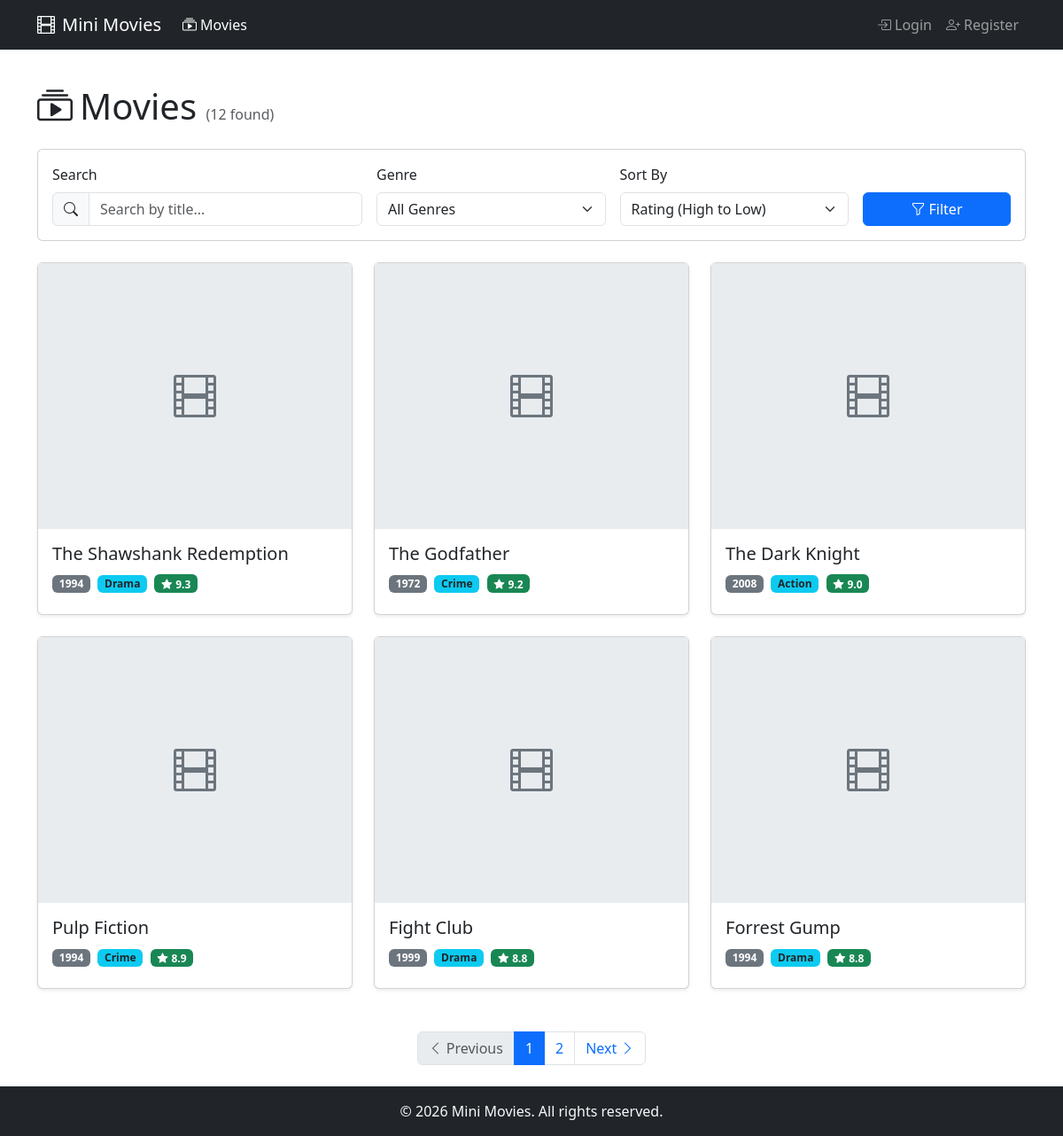
The app's page /movies with its own data.
### tables this page shows
CREATE TABLE IF NOT EXISTS movies (
    id INT UNSIGNED AUTO_INCREMENT PRIMARY KEY,
    title VARCHAR(255) NOT NULL,
    description TEXT,
    release_year SMALLINT UNSIGNED,
    rating DECIMAL(3,1) DEFAULT 0.0,
    genre VARCHAR(50),
    poster_url VARCHAR(500),
    created_at TIMESTAMP DEFAULT CURRENT_TIMESTAMP,
    updated_at TIMESTAMP DEFAULT CURRENT_TIMESTAMP ON UPDATE CURRENT_TIMESTAMP,
    
    INDEX idx_movies_title (title),
    INDEX idx_movies_genre (genre),
    INDEX idx_movies_release_year (release_year),
    INDEX idx_movies_rating (rating)
);

### src/Helpers/functions.php (called while the page is built, shortened)
<?php
function db(): PDO
{
    static $pdo = null;
    if ($pdo === null) {
        $config = require __DIR__ . '/../../config/database.php';
        $driver = $config['driver'];
        if ($driver === 'mysql') {
            $dsn = sprintf(
                'mysql:host=%s;port=%d;dbname=%s;charset=%s',
                $config['mysql']['host'],
                $config['mysql']['port'],
                $config['mysql']['database'],
                $config['mysql']['charset']
            );
            $pdo = new PDO($dsn, $config['mysql']['username'], $config['mysql']['password'], $config['options']);
        } else {
            $dsn = 'sqlite:' . $config['sqlite']['path'];
            $pdo = new PDO($dsn, null, null, $config['options']);
        }
    }
    return $pdo;
}
function h(?string $string): string
{
    return htmlspecialchars($string ?? '', ENT_QUOTES, 'UTF-8');
}
function isLoggedIn(): bool
{
    return isset($_SESSION['user_id']);
}
function currentPath(): string
{
    return parse_url($_SERVER['REQUEST_URI'] ?? '/', PHP_URL_PATH) ?? '/';
}
function view(string $template, array $data = []): void
{
    extract($data);
    require __DIR__ . '/../Views/' . $template . '.php';
    $content = ob_get_clean();
    require __DIR__ . '/../Views/layouts/main.php';
}

### public/index.php (called while the page is built, shortened)
<?php
require_once __DIR__ . '/../src/Helpers/functions.php';
$method = $_SERVER['REQUEST_METHOD'];
$path = parse_url($_SERVER['REQUEST_URI'] ?? '/', PHP_URL_PATH);
$path = $path !== '/' ? rtrim($path, '/') : '/';
try {
    match (true) {
        $path === '/' => redirect('/movies'),
        $path === '/register' && $method === 'GET' => require __DIR__ . '/../src/Controllers/AuthController.php',
        $path === '/register' && $method === 'POST' => require __DIR__ . '/../src/Controllers/AuthController.php',
        $path === '/login' && $method === 'GET' => require __DIR__ . '/../src/Controllers/AuthController.php',
        $path === '/login' && $method === 'POST' => require __DIR__ . '/../src/Controllers/AuthController.php',
        $path === '/logout' && $method === 'POST' => require __DIR__ . '/../src/Controllers/AuthController.php',
        $path === '/profile' && $method === 'GET' => require __DIR__ . '/../src/Controllers/ProfileController.php',
        $path === '/profile/edit' && $method === 'GET' => require __DIR__ . '/../src/Controllers/ProfileController.php',
        $path === '/profile/edit' && $method === 'POST' => require __DIR__ . '/../src/Controllers/ProfileController.php',
        $path === '/movies' && $method === 'GET' => require __DIR__ . '/../src/Controllers/MovieController.php',
        preg_match('#^/movies/(\d+)$#', $path) === 1 => require __DIR__ . '/../src/Controllers/MovieController.php',
        preg_match('#^/movies/(\d+)/favorite$#', $path) === 1 && $method === 'POST'
            => require __DIR__ . '/../src/Controllers/FavoriteController.php',
        preg_match('#^/movies/(\d+)/unfavorite$#', $path) === 1 && $method === 'POST'
            => require __DIR__ . '/../src/Controllers/FavoriteController.php',
        str_starts_with($path, '/admin') => require __DIR__ . '/../src/Controllers/AdminController.php',
        default => require __DIR__ . '/../src/Views/errors/404.php',
    };
} catch (Throwable $e) {
    error_log($e->getMessage());
    http_response_code(500);
    require __DIR__ . '/../src/Views/errors/500.php';
}

### src/Models/Movie.php (called while the page is built, shortened)
<?php
require_once __DIR__ . '/Model.php';
class Movie extends Model
{
    public static function all(array $filters = []): array
    {
        $where = [];
        $params = [];
        $whereClause = !empty($where) ? 'WHERE ' . implode(' AND ', $where) : '';
        $orderBy = match ($filters['sort'] ?? 'rating_desc') {
            'year_desc' => 'release_year DESC',
            'title_asc' => 'title ASC',
            default => 'rating DESC',
        };
        $perPage = $filters['per_page'] ?? self::DEFAULT_PER_PAGE;
        $page = max(1, $filters['page'] ?? 1);
        $offset = ($page - 1) * $perPage;
        $sql = "SELECT m.* FROM movies m {$whereClause} ORDER BY {$orderBy} LIMIT :limit OFFSET :offset";
        $stmt = self::db()->prepare($sql);
        $stmt->bindValue('limit', $perPage, PDO::PARAM_INT);
        $stmt->bindValue('offset', $offset, PDO::PARAM_INT);
        $stmt->execute();
        $movies = $stmt->fetchAll();
        return $movies;
    }
}

### src/Models/Model.php (called while the page is built, shortened)
<?php
abstract class Model
{
    protected static function db(): PDO
    {
        return db();
    }
}

### src/Views/partials/movie-card.php (the view, shortened to what this page needs)
<?php
$posterUrl = !empty($movie['poster_url']) ? h($movie['poster_url']) : '';
$ratingClass = 'bg-secondary';
if ($movie['rating'] >= 7) {
    $ratingClass = 'bg-success';
} elseif ($movie['rating'] >= 5) {
    $ratingClass = 'bg-warning text-dark';
} elseif ($movie['rating'] > 0) {
    $ratingClass = 'bg-danger';
}
?>
<div class="col-12 col-md-6 col-lg-4 mb-4">
    <div class="card movie-card h-100 shadow-sm">
        <a href="/movies/<?= (int)$movie['id'] ?>" class="text-decoration-none">
            <?php if ($posterUrl) : ?>
            <div class="poster-placeholder" style="display: none;">
                <i class="bi bi-film" style="font-size: 3rem;"></i>
            </div>
            <?php else : ?>
            <div class="poster-placeholder">
                <i class="bi bi-film" style="font-size: 3rem;"></i>
            </div>
            <?php endif; ?>
        </a>
        <div class="card-body d-flex flex-column position-relative">
            <h5 class="card-title">
                <a href="/movies/<?= (int)$movie['id'] ?>" class="text-decoration-none text-dark">
                    <?= h($movie['title']) ?>
                </a>
            </h5>
            <div class="mb-2">
                <span class="badge bg-secondary me-1"><?= (int)$movie['release_year'] ?></span>
                <span class="badge bg-info text-dark me-1"><?= h($movie['genre']) ?></span>
                <span class="badge <?= $ratingClass ?>">
                    <i class="bi bi-star-fill me-1"></i><?= number_format((float)$movie['rating'], 1) ?>
                </span>
            </div>
        </div>
    </div>
</div>

### src/Views/movies/index.php (shortened to what this page needs)
<?php
$movies = $movies ?? [];
$filters = $filters ?? [];
$pagination = $pagination ?? ['current_page' => 1, 'total_pages' => 1, 'total' => 0];
$q = $filters['q'] ?? '';
$genre = $filters['genre'] ?? '';
$sort = $filters['sort'] ?? 'rating_desc';
?>
<h1 class="mb-4">
    <i class="bi bi-collection-play me-2"></i>Movies
    <?php if ($pagination['total'] > 0) : ?>
    <small class="text-muted fs-6">(<?= $pagination['total'] ?> found)</small>
    <?php endif; ?>
</h1>
<div class="card mb-4">
    <div class="card-body">
        <form action="/movies" method="GET" class="row g-3 align-items-end">
            <div class="col-12 col-md-4">
                <label for="q" class="form-label">Search</label>
                <div class="input-group">
                    <span class="input-group-text"><i class="bi bi-search"></i></span>
                    <input
                        type="text"
                        class="form-control"
                        id="q"
                        name="q"
                        value="<?= h($q) ?>"
                        placeholder="Search by title..."
                    >
                </div>
            </div>
            <div class="col-12 col-md-3">
                <label for="genre" class="form-label">Genre</label>
                <select class="form-select" id="genre" name="genre">
                    <option value="">All Genres</option>
                </select>
            </div>
            <div class="col-12 col-md-3">
                <label for="sort" class="form-label">Sort By</label>
                <select class="form-select" id="sort" name="sort">
                    <option value="rating_desc" <?= $sort === 'rating_desc' ? 'selected' : '' ?>>
                        Rating (High to Low)
                    </option>
                </select>
            </div>
            <div class="col-12 col-md-2">
                <button type="submit" class="btn btn-primary w-100">
                    <i class="bi bi-funnel me-1"></i>Filter
                </button>
            </div>
        </form>
    </div>
</div>
<?php if (empty($movies)) : ?>
<div class="text-center py-5">
    <i class="bi bi-film text-muted" style="font-size: 4rem;"></i>
    <h3 class="mt-3 text-muted">No Movies Found</h3>
    <p class="text-muted">
        <?php if ($q || $genre) : ?>
        Try adjusting your search or filter criteria.
        <?php else : ?>
        No movies are available at this time.
        <?php endif; ?>
    </p>
    <?php if ($q || $genre) : ?>
    <a href="/movies" class="btn btn-primary">
        <i class="bi bi-arrow-left me-1"></i>View All Movies
    </a>
    <?php endif; ?>
</div>
<?php else : ?>
<div class="row">
    <?php foreach ($movies as $movie) : ?>
        <?php include __DIR__ . '/../partials/movie-card.php'; ?>
    <?php endforeach; ?>
</div>
<div class="mt-4">
    <?php include __DIR__ . '/../partials/pagination.php'; ?>
</div>
<?php endif; ?>

### src/Views/partials/pagination.php (shortened to what this page needs)
<?php
$currentPage = $pagination['current_page'] ?? 1;
$totalPages = $pagination['total_pages'] ?? 1;
$filters = $filters ?? [];
$buildUrl = function (int $page) use ($filters): string {
    $params = array_filter($filters, fn($v) => $v !== '' && $v !== null);
    $params['page'] = $page;
    return '/movies?' . http_build_query($params);
};
$maxVisible = 5;
$start = max(1, $currentPage - floor($maxVisible / 2));
$end = min($totalPages, $start + $maxVisible - 1);
if ($end - $start + 1 < $maxVisible) {
    $start = max(1, $end - $maxVisible + 1);
}
?>
<nav aria-label="Movies pagination">
    <ul class="pagination justify-content-center mb-0">
        <li class="page-item <?= $currentPage <= 1 ? 'disabled' : '' ?>">
            <a class="page-link" href="<?= $currentPage > 1 ? $buildUrl($currentPage - 1) : '#' ?>">
                <i class="bi bi-chevron-left"></i> Previous
            </a>
        </li>
        <?php for ($i = $start; $i <= $end; $i++) : ?>
        <li class="page-item <?= $i === $currentPage ? 'active' : '' ?>">
            <a class="page-link" href="<?= $buildUrl($i) ?>"><?= $i ?></a>
        </li>
        <?php endfor; ?>
        <li class="page-item <?= $currentPage >= $totalPages ? 'disabled' : '' ?>">
            <a class="page-link" href="<?= $currentPage < $totalPages ? $buildUrl($currentPage + 1) : '#' ?>">
                Next <i class="bi bi-chevron-right"></i>
            </a>
        </li>
    </ul>
</nav>

### src/Controllers/MovieController.php (shortened to what this page needs)
<?php
require_once __DIR__ . '/../Models/Movie.php';
$method = $_SERVER['REQUEST_METHOD'];
$path = parse_url($_SERVER['REQUEST_URI'] ?? '/', PHP_URL_PATH);
if ($path === '/movies' && $method === 'GET') {
    $filters = [
        'q' => trim($_GET['q'] ?? ''),
        'genre' => trim($_GET['genre'] ?? ''),
        'sort' => $_GET['sort'] ?? 'rating_desc',
        'page' => max(1, (int) ($_GET['page'] ?? 1)),
        'per_page' => 6,
    ];
    $movies = Movie::all($filters);
    $totalMovies = Movie::count($filters);
    $genres = Movie::getGenres();
    $totalPages = (int) ceil($totalMovies / $filters['per_page']);
    view('movies/index', [
        'movies' => $movies,
        'genres' => $genres,
        'filters' => $filters,
        'pagination' => [
            'total' => $totalMovies,
            'per_page' => $filters['per_page'],
            'current_page' => $filters['page'],
            'total_pages' => $totalPages,
        ],
    ]);
}

### src/Views/layouts/main.php (shortened to what this page needs)
<!DOCTYPE html>
<html lang="en">
<head>
    <link href="https://cdn.jsdelivr.net/npm/bootstrap@5.3.2/dist/css/bootstrap.min.css" rel="stylesheet">
    <link href="https://cdn.jsdelivr.net/npm/bootstrap-icons@1.11.1/font/bootstrap-icons.css" rel="stylesheet">
</head>
<body>
    <nav class="navbar navbar-expand-lg navbar-dark bg-dark">
        <div class="container">
            <a class="navbar-brand" href="/movies">
                <i class="bi bi-film me-2"></i>Mini Movies
            </a>
            <div class="collapse navbar-collapse" id="navbarNav">
                <ul class="navbar-nav me-auto">
                    <li class="nav-item">
                        <?php $isMoviesActive = str_starts_with(currentPath(), '/movies'); ?>
                        <a class="nav-link <?= $isMoviesActive ? 'active' : '' ?>" href="/movies">
                            <i class="bi bi-collection-play me-1"></i>Movies
                        </a>
                    </li>
                </ul>
                <ul class="navbar-nav">
                    <?php if (isLoggedIn()) : ?>
                    <li class="nav-item">
                        <a class="nav-link <?= currentPath() === '/profile' ? 'active' : '' ?>" href="/profile">
                            <i class="bi bi-person-circle me-1"></i>Profile
                        </a>
                    </li>
                    <li class="nav-item">
                        <form action="/logout" method="POST" class="d-inline m-0">
                            <?= csrfField() ?>
                            <button type="submit" class="nav-link border-0 bg-transparent">
                                <i class="bi bi-box-arrow-right me-1"></i>Logout
                            </button>
                        </form>
                    </li>
                    <?php else : ?>
                    <li class="nav-item">
                        <a class="nav-link <?= currentPath() === '/login' ? 'active' : '' ?>" href="/login">
                            <i class="bi bi-box-arrow-in-right me-1"></i>Login
                        </a>
                    </li>
                    <li class="nav-item">
                        <a class="nav-link <?= currentPath() === '/register' ? 'active' : '' ?>" href="/register">
                            <i class="bi bi-person-plus me-1"></i>Register
                        </a>
                    </li>
                    <?php endif; ?>
                </ul>
            </div>
        </div>
    </nav>
    <main class="container my-4">
        <?= $content ?>
    </main>
    <footer class="bg-dark text-light py-3 mt-auto">
        <div class="container text-center">
            <p class="mb-0">&copy; <?= date('Y') ?> Mini Movies. All rights reserved.</p>
        </div>
    </footer>
</body>
</html>

### src/Views/layouts/main.php (style rules this page uses)
.poster-placeholder { height: 300px; background: #e9ecef; display: flex; align-items: center; justify-content: center; color: #6c757d; }
footer { margin-top: auto; }
body { min-height: 100vh; display: flex; flex-direction: column; }

### records on screen
movies: title "The Shawshank Redemption", release_year "1994", genre "Drama", rating "9.3"
movies: title "The Godfather", release_year "1972", genre "Crime", rating "9.2"
movies: title "The Dark Knight", release_year "2008", genre "Action", rating "9.0"
movies: title "Pulp Fiction", release_year "1994", genre "Crime", rating "8.9"
movies: title "Fight Club", release_year "1999", genre "Drama", rating "8.8"
movies: title "Forrest Gump", release_year "1994", genre "Drama", rating "8.8"

### other values on screen
$pagination['total'] "12"
